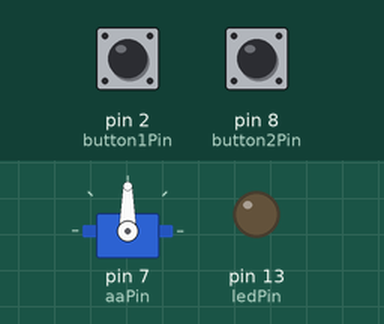
A sketch run on a simulated Arduino Uno, built with avr-gcc and run on an emulated ATmega328P. Parts: servo, output pins drawn as LEDs (lit = HIGH). The inputs (shaded band) are chosen by the test bench; at power-on: pin 8 (button2Pin) LOW, pin 2 (button1Pin) LOW.

Above: at 1.2 s.
1.3 s: pin 8 (button2Pin) pulled HIGH for 0.15 s
At 2.6 s:
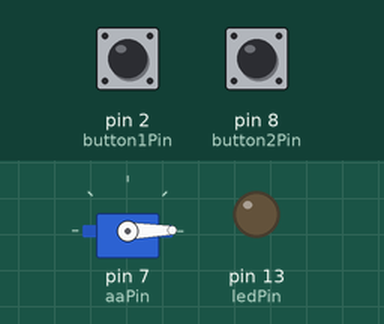
3.0 s: pin 2 (button1Pin) pulled HIGH for 0.15 s
At 4.2 s:
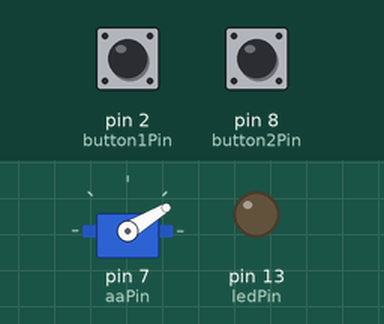
4.6 s: pin 2 (button1Pin) pulled HIGH for 1 s
At 6.6 s:
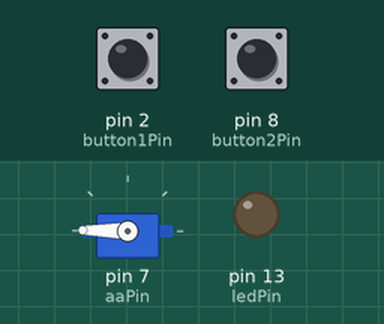
7.1 s: pin 8 (button2Pin) pulled HIGH for 1 s
At 7.25 s:
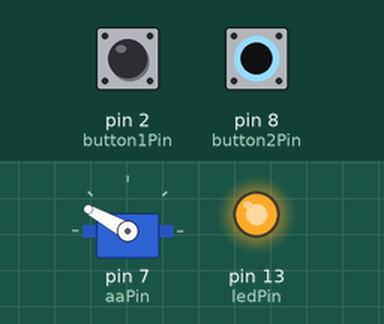
10.1 s: pin 2 (button1Pin) pulled HIGH for 3.2 s
At 12.1 s:
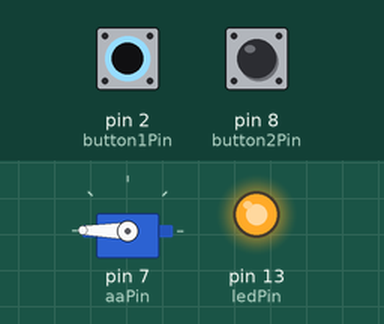
14.8 s: pin 8 (button2Pin) pulled HIGH for 0.15 s
At 15.3 s:
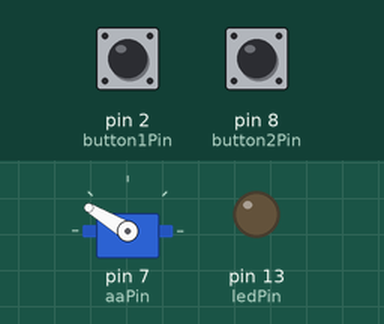
Timing chart, 0 to 17.5 s (numbered marks = the images above; inputs shaded):
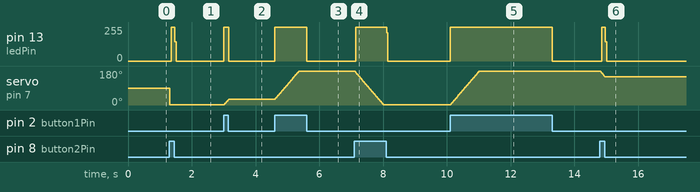

Measured:
- after the input at 1.3 s, pin 13 (ledPin): 0/255 → 255/255 after 0.05 s, → 0/255 0.12 s later; servo on pin 7 (aaPin): 90° → 1° at once
- after the input at 3.0 s, pin 13 (ledPin): 0/255 → 255/255 at once, → 0/255 0.15 s later; servo on pin 7 (aaPin): 1° → 31° at once
- after the input at 4.6 s, pin 13 (ledPin): 0/255 → 255/255 at once, → 0/255 1.0 s later; servo on pin 7 (aaPin): moves from 31° to 179° over 0.73 s, starting at once
- after the input at 7.1 s, pin 13 (ledPin): 0/255 → 255/255 after 0.05 s, → 0/255 0.96 s later; servo on pin 7 (aaPin): moves from 179° to 1° over 0.89 s, starting at once
- after the input at 10.1 s, pin 13 (ledPin): 0/255 → 255/255 at once, → 0/255 3.2 s later; servo on pin 7 (aaPin): moves from 1° to 179° over 0.89 s, starting at once
- after the input at 14.8 s, pin 13 (ledPin): 0/255 → 255/255 after 0.05 s, → 0/255 0.12 s later; servo on pin 7 (aaPin): 179° → 149° at once

The sketch:

button.ino
```cpp
#include <Servo.h>
const int button1Pin = 2;
const int button2Pin = 8;// the number of the pushbutton pin
const int ledPin =  13;      // the number of the LED pin

// variables will change:
int button1State = 0;         // variable for reading the pushbutton status
int button2State = 0;
Servo aa;
int aaPin = 7;
int a = 0;
int b = 0;
void setup() {
  aa.attach(aaPin);
  // initialize the LED pin as an output:
  pinMode(ledPin, OUTPUT);
  // initialize the pushbutton pin as an input:
  pinMode(button1Pin, INPUT);
  pinMode(button2Pin, INPUT);
}

void loop(){
  // read the state of the pushbutton value:
  button1State = digitalRead(button1Pin);
  button2State = digitalRead(button2Pin);

  // check if the pushbutton is pressed.
  // if it is, the buttonState is HIGH:
  if (button1State == HIGH) {
    digitalWrite(ledPin, HIGH);
    a++;
    delay(5);
    if(a>=180){
      a = 179;
    }
    aa.write(a);
  } else {
    // turn LED off:
    digitalWrite(ledPin, LOW);
  }
  if(button2State == HIGH){
    digitalWrite(ledPin, HIGH);
    a--;
    delay(5);
    if(a<=0){
      a = 1;
    }
    aa.write(a);
  }
}
```
